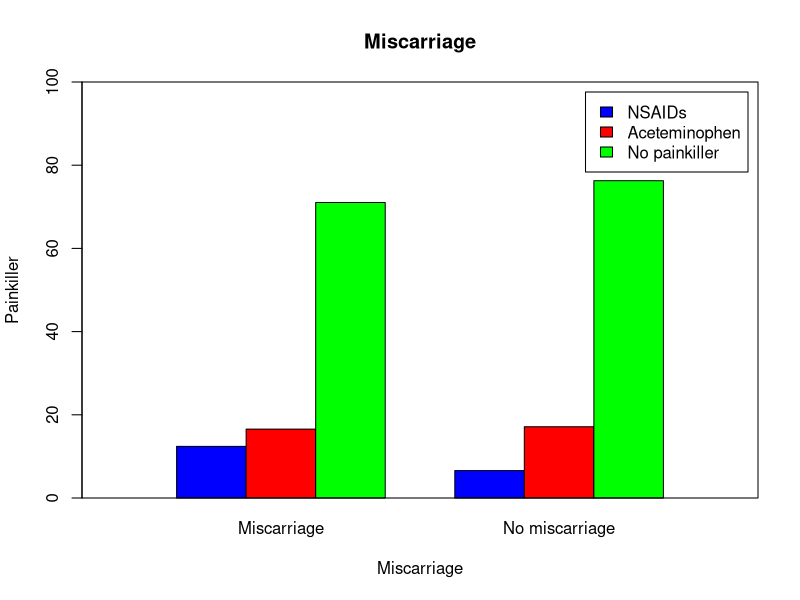
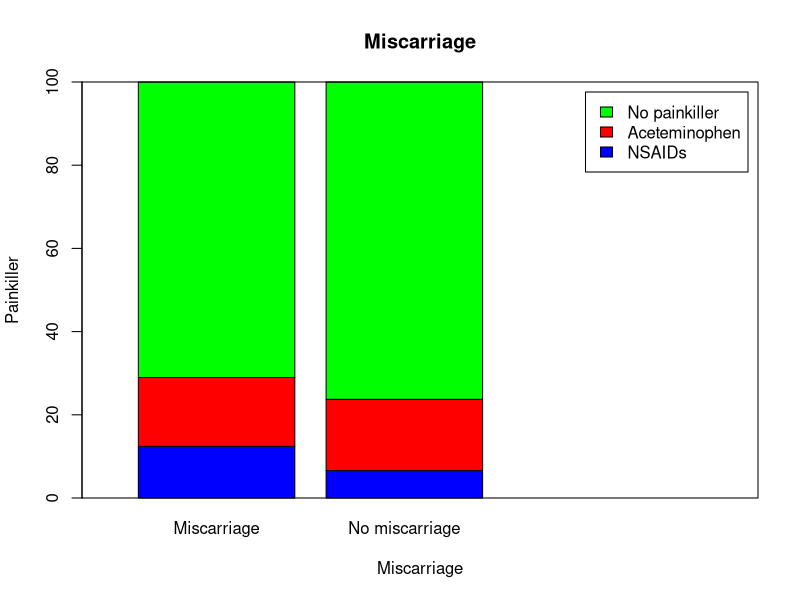

R code for these plots, in order: (Note: this script raises an error after producing the figures.)
relation <- matrix(c(18,57,24,148,103,659),ncol=2,byrow=TRUE,
                   dimnames = list(c("NSAIDs","Aceteminophen","No painkiller"),c("Miscarriage", "No miscarriage")))
relation<- as.table(relation)
relation

dev.new(width=5, height=5)  # change the size of graph
barplot(prop.table(relation, 2)*100,
        ylim = c(0,100),
        xlim = c(0,9),
        main="Miscarriage",
        xlab="Miscarriage", col=c("blue","red","green"),
        ylab = "Painkiller",
        legend = rownames(relation),
        beside=TRUE)
box()


dev.new(width=5, height=5)  # change the size of graph
barplot(prop.table(relation, 2)*100,
        ylim = c(0,100),
        xlim = c(0,4),
        main="Miscarriage",
        xlab="Miscarriage", col=c("blue","red", "green"),
        ylab = "Painkiller",
        legend = rownames(relation),
        beside=FALSE)
box()

# chi-square test for asssocation 
CrossTable(relation, prop.t=FALSE, prop.r=FALSE, prop.c=FALSE,prop.chisq=TRUE, chisq = TRUE)

summary(relation)
